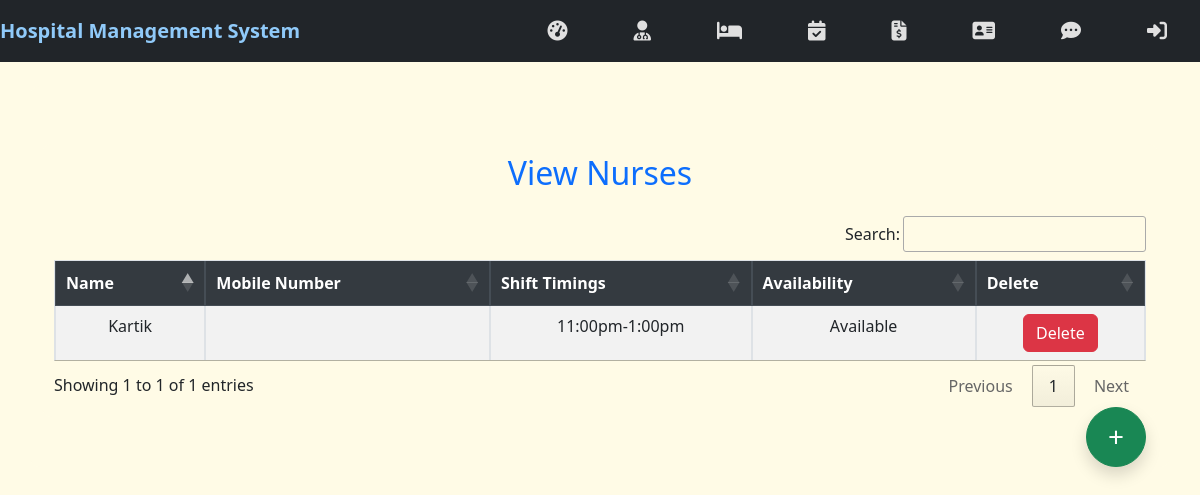
Page /view_nurse/ (signed in) on the committed database.
### hospital/models.py (models this page shows, shortened)
class Nurse(models.Model):
    name = models.CharField(max_length=100)
    mobile = models.CharField(max_length=10)
    shift = models.CharField(max_length=100)
    availability = models.CharField(max_length=20, choices=[('Available', 'Available'), ('Busy', 'Busy')], default='Available')

### hospital/views.py (the view)
# urls.py: path('view_nurse/', view_nurse, name='view_nurse'),
def view_nurse(request):
    if not request.user.is_staff:
        return redirect('login')
    nurses = Nurse.objects.all()
    return render(request, 'view_nurse.html', {'nurses': nurses})

### hospital/templates/view_nurse.html (shortened to what this page needs)
{% extends 'navigationbar.html' %}
{% load static %}
{% block body %}
<div class="container mt-5">
    <h2 class="text-center text-primary mb-4">View Nurses</h2>
    <table class="table table-bordered table-striped table-hover">
        <thead class="thead-dark">
            <tr>
                <th>Name</th>
                <th>Mobile Number</th>
                <th>Shift Timings</th>
                <th>Availability</th>
                <th>Delete</th>
            </tr>
        </thead>
        <tbody>
            {% for nurse in nurses %}
            <tr>
                <td>{{ nurse.name }}</td>
                <td>{{ nurse.mobile_number }}</td>
                <td>{{ nurse.shift }}</td>
                <td>{{ nurse.availability }}</td>
                <td>
                    <a href="{% url 'delete_nurse' nurse.id %}"
                    onclick="return confirm('Are you sure?')"
                    class="btn btn-danger">Delete</a>
                </td>
            </tr>
            {% endfor %}
        </tbody>
    </table>
    <a href="{% url 'add_nurse' %}" class="btn btn-success float-end rounded-circle shadow"
        style="width: 60px; height: 60px; font-size: 28px; text-align: center; line-height: 45px;">+</a>
</div>
<link rel="stylesheet" href="https://cdn.datatables.net/1.13.6/css/jquery.dataTables.min.css">
<link rel="stylesheet" href="https://cdn.datatables.net/buttons/2.4.2/css/buttons.dataTables.min.css">
{% endblock %}

### hospital/static/css/mystyle.css (style rules this page uses)
body { font-family: Arial, sans-serif; margin: 0; padding: 0; background-color: #D6ECFA; }
body { font-family: Arial, sans-serif; background-color: #e6f7ff; margin: 0; padding: 0; text-align: center; }
body { background-color: #fffbe6 !important; color: #333; margin: 0; font-family: Arial, sans-serif; }
.container { background-color: #fffbe6 !important; border-radius: 10px; padding: 20px; }
.container { max-width: 800px; margin: 40px auto; padding: 10px; text-align: center; }

### rows in the picture
Nurse: name "Kartik", shift "11:00pm-1:00pm", availability "Available"
